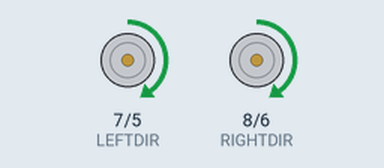
A sketch run on a simulated Arduino Uno, built with avr-gcc and run on an emulated ATmega328P. Parts: direction and speed pins drawn as motors (green arrow = direction pin HIGH = forward, orange = LOW = backward, longer = more drive).

Above: at 1.0 s.
At 5.0 s:
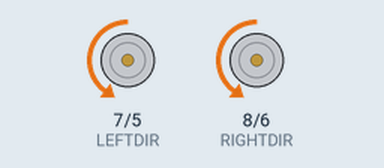
At 7.0 s:
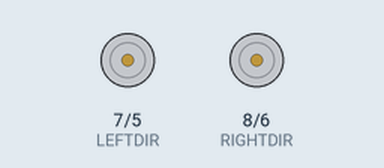
Timing chart, 0 to 10.4 s (numbered marks = the images above):
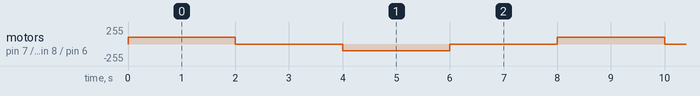

Measured:
- by itself, motor on pin 7 (LEFTDIR) / pin 5 (LEFTPWM), motor on pin 8 (RIGHTDIR) / pin 6 (RIGHTPWM): repeats every 8.0 s: stopped 2.0 s, backward 100/255 2.0 s, stopped 2.0 s, forward 100/255 2.0 s

The sketch:

Day2-DCmotorcontrol.ino
```cpp
//IN LATER CODES WE CALL THESE DIFFERENTLY
int LEFTPWM = 5; //PWMLeft
int RIGHTPWM = 6; //PWMRight
int DCPOWER = 3; //POWER
int LEFTDIR = 7; //LEFT MOTOR DIRECTION
int RIGHTDIR = 8; //RIGHT MOTOR DIRECTION

void FORWARD()
{ digitalWrite(DCPOWER, HIGH);   // Make the power on
  digitalWrite(LEFTDIR, HIGH); //left side motors direction
  digitalWrite(RIGHTDIR, HIGH); //right motor direction
  analogWrite(LEFTPWM, 100); //left motor speed
  analogWrite(RIGHTPWM, 100); //right motor speed
  delay(2000); //units are in milliseconds
}

void STOP(){
  digitalWrite(DCPOWER, LOW);   // Make the power on
  digitalWrite(LEFTDIR, HIGH); //left side motors direction
  digitalWrite(RIGHTDIR, HIGH); //right motor direction
  analogWrite(LEFTPWM, 0); //left motor speed
  analogWrite(RIGHTPWM, 0); //right motor speed
  delay(2000);

}

void BACKWARD(){
  digitalWrite(DCPOWER, HIGH);   // Make the power on
  digitalWrite(LEFTDIR, LOW); //left side motors direction
  digitalWrite(RIGHTDIR, LOW); //right motor direction
  analogWrite(LEFTPWM, 100); //left motor speed
  analogWrite(RIGHTPWM, 100); //right motor speed
  delay(2000); //units are in milliseconds
}


void setup() {
  // put your setup code here, to run once:
  pinMode(LEFTPWM, OUTPUT); //left motor speed
  pinMode(RIGHTPWM, OUTPUT); //right motor speed

  pinMode(DCPOWER, OUTPUT); //motor power
  pinMode(LEFTDIR, OUTPUT); //left motors direction
  pinMode(RIGHTDIR, OUTPUT); //right motor direction

  digitalWrite(DCPOWER, HIGH);
}

void loop() {
  // put your main code here, to run repeatedly:
  //move CAR forward

  FORWARD();
  STOP();
  BACKWARD();
  STOP();

  //stop car

}
```
